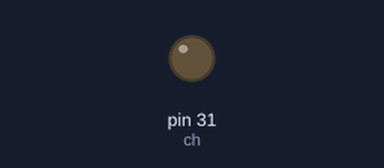
This program was run on a simulated Raspberry Pi (header pin numbers). On the bench: output pins drawn as LEDs (lit = HIGH). What the program prints to the terminal is not drawn. At 61.0 s the program stops and its outputs stay as they are.

Above: at 0.1 s.
At 1.1 s:
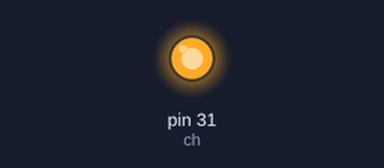
Timing chart, 0 to 62.5 s (numbered marks = the images above):
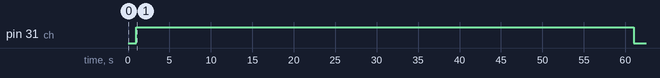

The program:

cdp_enable.py
```python
import time
try:
    import RPi.GPIO as GPIO
except RuntimeError:
    print("error GPIO - might need sudo")

GPIO.setmode(GPIO.BOARD)

print(f'mode = {GPIO.getmode()}')
ch = 31
GPIO.setup(ch, GPIO.OUT, initial=GPIO.LOW)

for i in range(0, 1):
    GPIO.output(ch, GPIO.LOW)
    time.sleep(1)
    GPIO.output(ch, GPIO.HIGH)
    time.sleep(60)

GPIO.output(ch, GPIO.LOW)
GPIO.cleanup(ch)
```

Measured:
- by itself, pin 31 (ch): LOW → HIGH at 1.0 s, → LOW 60.0 s later
